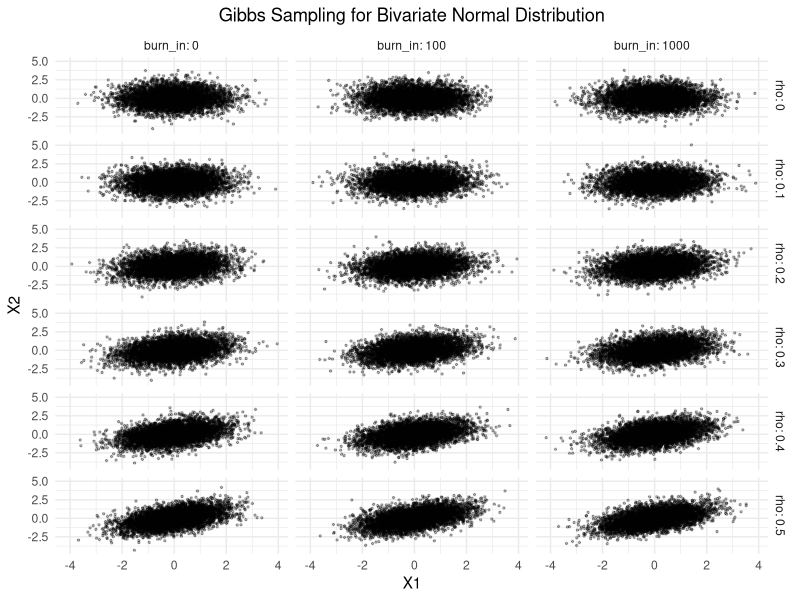

Reproduce this figure in R.
library(ggplot2)

gibbs_sampler <- function(rho, num_samples, burn_in) {
  x1 <- 0
  x2 <- 0
  samples <- matrix(0, nrow = num_samples, ncol = 2)
  
  for (i in 1:(num_samples + burn_in)) {
    x1 <- rnorm(1, mean = rho * x2, sd = sqrt(1 - rho^2))
    x2 <- rnorm(1, mean = rho * x1, sd = sqrt(1 - rho^2))
    
    if (i > burn_in) {
      samples[i - burn_in, ] <- c(x1, x2)
    }
  }
  
  return(as.data.frame(samples))
}

# Define parameters
rhos <- c(0, 0.1, 0.2, 0.3, 0.4, 0.5)
burn_in_values <- c(0, 100, 1000)
num_samples <- 5000

gibbs_results <- data.frame()

# Generate samples for different rho and burn-in values
for (rho in rhos) {
  for (burn_in in burn_in_values) {
    samples <- gibbs_sampler(rho, num_samples, burn_in)
    samples$rho <- rho
    samples$burn_in <- burn_in
    gibbs_results <- rbind(gibbs_results, samples)
  }
}

# Plot results
print(
  ggplot(gibbs_results, aes(V1, V2)) +
    geom_point(alpha = 0.3, size = 0.5) +
    facet_grid(rho ~ burn_in, labeller = label_both) +
    theme_minimal() +
    labs(title = "Gibbs Sampling for Bivariate Normal Distribution",
         x = "X1", y = "X2") +
    theme(plot.title = element_text(hjust = 0.5))
)
